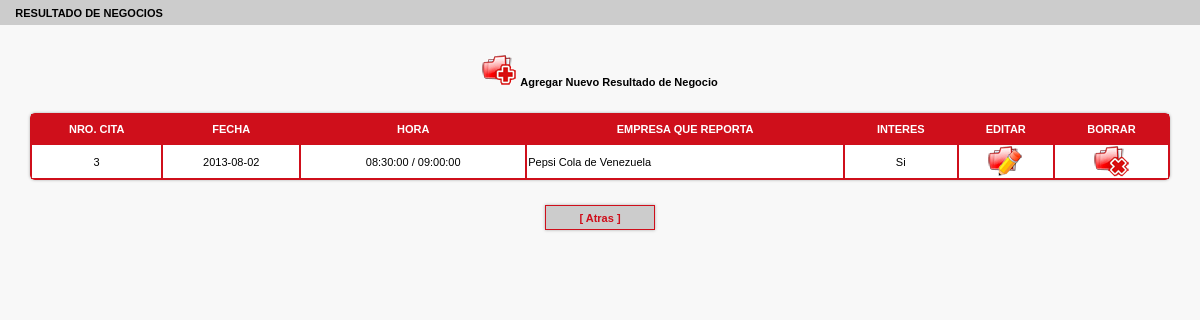
The app's page /app/views/resultado/gestionar.php?AF_CodEvento=E-1 (signed in) with its own data.
### tables this page shows
CREATE TABLE IF NOT EXISTS `resultado_negocio` (
  `cita_NU_Cita` int(11) NOT NULL,
  `AF_RIF_Reporta` varchar(12) DEFAULT NULL,
  `empresa_contacto_NU_Cedula_Reporta` varchar(12) DEFAULT NULL,
  `AF_RIF_Contraparte` varchar(12) DEFAULT NULL,
  `empresa_contacto_NU_Cedula_Contraparte` varchar(12) DEFAULT NULL,
  `BI_Interes` tinyint(1) DEFAULT NULL,
  `BS_Monto1` int(10) DEFAULT NULL,
  `BI_Tipo_Negocio1` bit(1) DEFAULT NULL,
  `AF_Otro1` varchar(50) DEFAULT NULL,
  `BS_Monto2` int(10) DEFAULT NULL,
  `BI_Tipo_Negocio2` bit(1) DEFAULT NULL,
  `AF_Otro2` varchar(50) DEFAULT NULL,
  `BS_Monto3` int(10) DEFAULT NULL,
  `BI_Tipo_Negocio3` bit(1) DEFAULT NULL,
  `AF_Otro3` varchar(50) DEFAULT NULL,
  `AF_Producto` longtext,
  `AF_Descripcion` longtext,
  PRIMARY KEY (`cita_NU_Cita`),
  KEY `resultado_negocio_FKIndex1` (`cita_NU_Cita`)
);

CREATE TABLE IF NOT EXISTS `cita` (
  `NU_Cita` int(11) NOT NULL,
  `evento_AF_CodEvento` varchar(6) NOT NULL,
  `FE_Fecha` date NOT NULL,
  `TI_Hora_Inicio` time NOT NULL,
  `TI_Hora_Final` time NOT NULL,
  `NU_Mesa` int(3) unsigned NOT NULL,
  `aprobada` int(1) DEFAULT NULL,
  PRIMARY KEY (`NU_Cita`),
  KEY `agenda_FKIndex1` (`evento_AF_CodEvento`)
);

CREATE TABLE IF NOT EXISTS `empresa` (
  `id` int(11) NOT NULL AUTO_INCREMENT,
  `AF_RIF` varchar(12) NOT NULL,
  `ciudad_AF_CodCiudad` varchar(6) NOT NULL,
  `pais_AL_CodPais` char(3) NOT NULL,
  `AF_Clasificacion_Empresa` varchar(15) NOT NULL,
  `AF_Razon_Social` varchar(255) NOT NULL,
  `AF_Direccion` text NOT NULL,
  `AL_Web` varchar(50) DEFAULT NULL,
  `AF_Correo_Electronico` varchar(50) NOT NULL,
  `AF_Telefono` varchar(12) NOT NULL,
  `AF_Fax` varchar(12) DEFAULT NULL,
  PRIMARY KEY (`AF_RIF`),
  UNIQUE KEY `id` (`id`),
  KEY `empresa_FKIndex3` (`pais_AL_CodPais`),
  KEY `empresa_FKIndex2` (`ciudad_AF_CodCiudad`)
);

### app/model/resultadoModel.php (called while the page is built, shortened)
<?php
class Resultado{
	function listarXevento($objConexion,$AF_CodEvento){
		$this->AF_CodEvento = $AF_CodEvento;
		$query="SELECT R.*, C.*, E.AF_Razon_Social AS Reporta
				FROM resultado_negocio AS R
				LEFT JOIN cita AS C
					ON (C.NU_Cita=R.cita_NU_Cita)
				LEFT JOIN empresa AS E
					ON (E.AF_RIF=R.AF_RIF_Reporta)
				WHERE C.evento_AF_CodEvento='".$this->AF_CodEvento."'
				ORDER BY cita_NU_Cita DESC";
		$resultado=$objConexion->ejecutar($query);
		return $resultado;
	}
}
?>

### app/includes/conexion.class.php (called while the page is built, shortened)
<?php
class conexion{
	private $id;
	function __construct($servidor,$usuario,$clave,$basedatos){
		$this->servidor=$servidor;
		$this->usuario=$usuario;
		$this->clave=$clave;
		$this->id=@mysql_connect($this->servidor,$this->usuario,$this->clave);
		return true;
	}
	function ejecutar($query){
		$resultado=@mysql_query($query,$this->id);
		return $resultado;
	}
	function cantidadRegistros($recurso){
		$cantidad=@mysql_num_rows($recurso);
		return $cantidad;
	}
	function obtenerElemento($recurso,$fila,$campo){
		$elemento=mysql_result($recurso,$fila,$campo);
		return $elemento;
	}
}
?>

### app/views/resultado/gestionar.php (the view, shortened to what this page needs)
<?php
require_once('../../controller/sessionController.php');
require_once('../../model/resultadoModel.php');
$objResultado = new Resultado();
$AF_CodEvento = $_REQUEST['AF_CodEvento'];
$RS 	= $objResultado->listarXevento($objConexion,$AF_CodEvento);
$cantRS = $objConexion->cantidadRegistros($RS);
?>
<html>
<link rel="stylesheet" type="text/css" href="../../css/seb.css">
<head>
<link rel="stylesheet" href="../../css/jquery-ui.css" />
</head>
<body onLoad="abrir_dialog();">
  <table class="Textonegro" width="100%" border="0" cellpadding="0" cellspacing="0">
    <tr>
      <td height="25" bgcolor="#CCCCCC" class="Negrita">&nbsp;&nbsp;&nbsp;&nbsp;&nbsp;RESULTADO DE NEGOCIOS</td>
    </tr>
    <tr>
      <td><img src="../../images/blank.gif" width="20" height="5"></td>
    </tr>
    <tr>
      <td height="25" align="center">&nbsp;</td>
    </tr>
    <tr>
      <td height="25" align="center"><a href="addView.php?AF_CodEvento=<?=$AF_CodEvento?>"><img src="../../images/bton_add.gif" width="35" height="31">&nbsp;Agregar Nuevo Resultado de Negocio</a></td>
    </tr>
    <tr>
      <td height="25">&nbsp;</td>
    </tr>
    <?php if ($cantRS>0){ ?>
    <tr>
      <td height="25">
      <table width="95%" class="TablaRojaGrid" align="center">
      <thead>
        <tr class="TablaRojaGridTRTitulo">
          <th scope="col" align="center">NRO. CITA</th>
          <th scope="col" align="center">FECHA</th>
          <th scope="col" align="center">HORA</th>
          <th scope="col" align="center">EMPRESA QUE REPORTA</th>
          <th scope="col" align="center">INTERES</th>
          <th scope="col" align="center">EDITAR</th>
          <th scope="col" align="center">BORRAR</th>
        </tr>
	  </thead>
      <tbody>
	<?php
    	for($i=0; $i<$cantRS; $i++){
			$cita_NU_Cita 	= $objConexion->obtenerElemento($RS,$i,'cita_NU_Cita');
			$FE_Fecha 		= $objConexion->obtenerElemento($RS,$i,'FE_Fecha');
			$TI_Hora_Inicio = $objConexion->obtenerElemento($RS,$i,'TI_Hora_Inicio');
			$TI_Hora_Final 	= $objConexion->obtenerElemento($RS,$i,'TI_Hora_Final');
			$Reporta 		= $objConexion->obtenerElemento($RS,$i,'Reporta');
			$BI_Interes 	= $objConexion->obtenerElemento($RS,$i,'BI_Interes');
    ?>
        <tr>
          <td align="center" class="TablaRojaGridTD"><?php echo $cita_NU_Cita; ?></td>
          <td align="center" class="TablaRojaGridTD"><?php echo $FE_Fecha; ?></td>
          <td align="center" class="TablaRojaGridTD"><?php echo $TI_Hora_Inicio.' / '.$TI_Hora_Final; ?></td>
          <td align="left" class="TablaRojaGridTD"><?php echo $Reporta; ?></td>
          <td align="center" class="TablaRojaGridTD"><?php if ($BI_Interes=='1'){ echo 'Si'; }else{ echo 'No'; } ?></td>
          <td align="center" class="TablaRojaGridTD">
          	<a href="../configuracion/evento/editView.php?id=<?php echo $evento['id']; ?>" onClick="return confirmEdit()">
            <img src="../../images/bton_edit.gif" width="35" height="31"></a>
          </td>
          <td align="center" class="TablaRojaGridTD">
          	<a href="../configuracion/evento/delView.php?id=<?php echo $evento['id']; ?>" onClick="return confirmBorrar()">
            <img src="../../images/bton_del.gif" width="35" height="31"></a>
          </td>
        </tr>
	<?php
	    }
    ?>
        </tbody>
      </table>
	<?php
	    }else{ echo 'No se encontraron registros.'; }
    ?>
      </td>
    </tr>
    <tr>
      <td height="25" >&nbsp;</td>
    </tr>
    <tr>
      <td height="25" align="center"><input name="button2" type="button" class="BotonRojo" id="button2" value="[ Atras ]" onClick="javascript:window.location='index.php'" /></td>
    </tr>
  </table>
</body>
</html>

### app/css/seb.css (style rules this page uses)
body { font-family: verdana, arial; font-size: 0.6em; }
body { background:none; background-color: #F8F8F8; scrollbar-face-color: #CCCCCC; scrollbar-highlight-color: #000000; scrollbar-shadow-color: #000000; scrollbar-3dlight-color: #F8F8F8; scrollbar-arrow-color: #000000; scrollbar-track-color: #CCCCCC; scrollbar-darkshadow-color: #CCCCCC; margin-left: 0px; margin-top: 0px; margin-right: 0px; margin-bottom: 0px; text-align: center; }
body,td, { font-family: Verdana, Arial, Helvetica, sans-serif; font-size: 11px; color: #000000; }
a { text-decoration: none; color: #000000; font-weight: bold; }
.Textonegro { font-size: 11px; font-family: Verdana, Arial, Helvetica, Comic Sans Ms; color: #000000; text-align: left; }
.Negrita { font-size: 11px; font-family: Verdana, Arial, Helvetica, Comic Sans Ms; font-weight: bold; color: #000000; }
.BotonRojo { background-color: #cccccc; border: 1px #cf0f1b solid; font-family:Arial, Helvetica, sans-serif; font-size: 11px; color: #cf0f1b; font-weight: bold; width:110px; }
input { font-size: 11px; font-family: Verdana, Arial, Helvetica, Comic Sans Ms; background: #F8F8F8; border: 1px solid #CCCCCC; height:25px; box-shadow: 0px 0px 3px #aaa; }
.TablaRojaGrid { border: 1px solid #cf0f1b; padding: 0; border-spacing: 0; font-size: 11px; font-family: Verdana, Arial, Helvetica, Comic Sans Ms; color: #000000; clear: both; -moz-border-radius: 5px; -webkit-border-radius: 5px; border-radius: 5px; -moz-box-shadow: 0px 0px 3px #aaa; -webkit-box-shadow: 0px 0px 3px #aaa; box-shadow: 0px 0px 3px #aaa; background-color: #FFF; text-align: center; }
.TablaRojaGridTRTitulo { border: 1px solid #cf0f1b; height: 30px; font-size: 11px; font-family: Verdana, Arial, Helvetica, Comic Sans Ms; font-weight: bold; color: #FFFFFF; background-color: #cf0f1b; text-align: center; }
.TablaRojaGridTD { border: 1px solid #cf0f1b; height:30px; }

### records on screen
resultado_negocio: cita_NU_Cita "3", cita.FE_Fecha "2013-08-02", cita.TI_Hora_Inicio "08:30:00", cita.TI_Hora_Final "09:00:00", empresa.AF_Razon_Social "Pepsi Cola de Venezuela", BI_Interes "Si"
